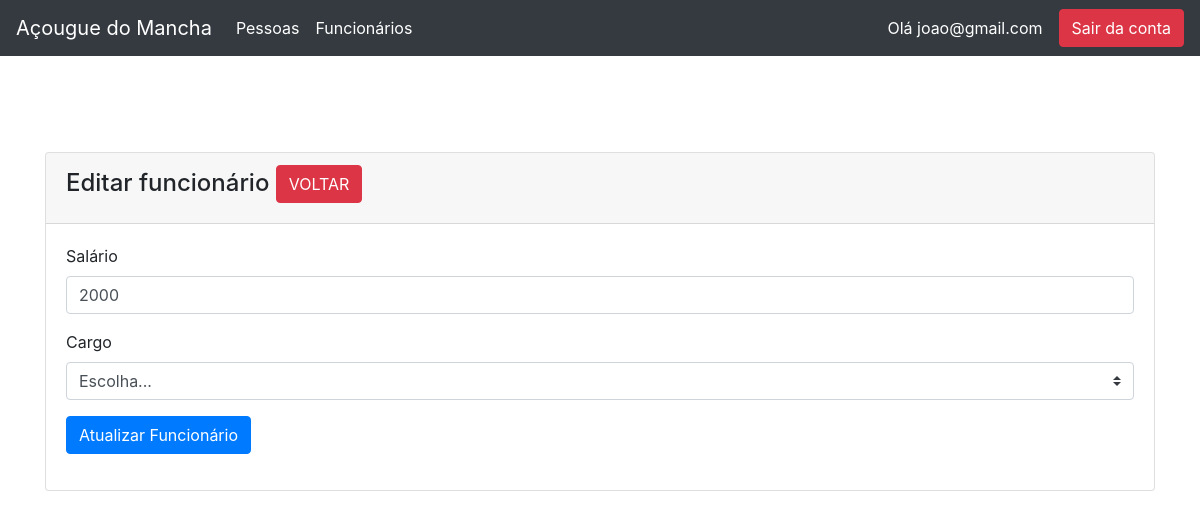
Before: /worker_edit.php?idFuncionario=2 (signed in) with the older database file.
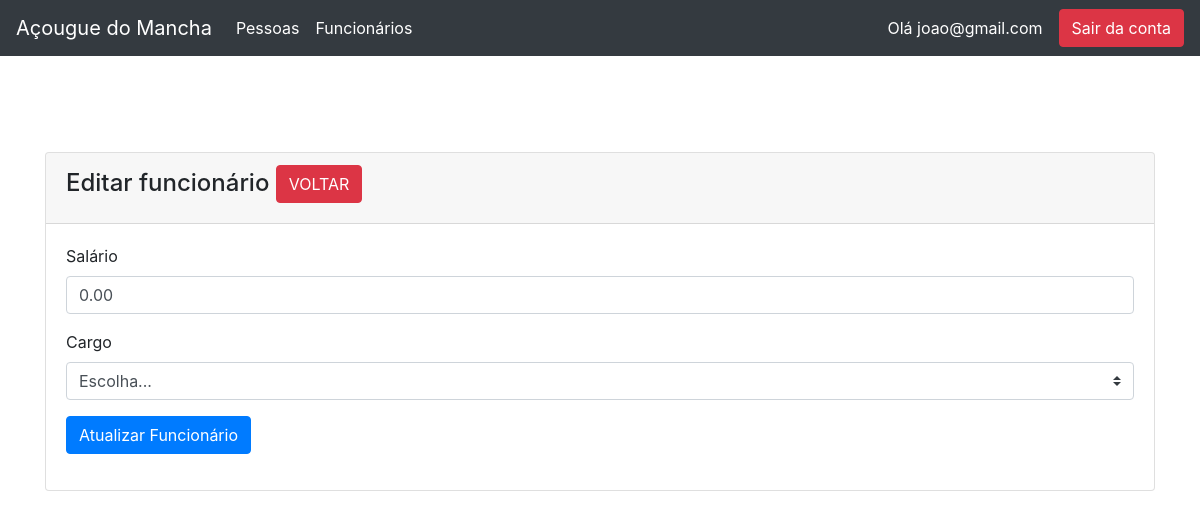
After: the same page with the newer database file.
### tables this page shows
CREATE TABLE `tbfuncionarios` (
  `id` int(11) NOT NULL,
  `idPessoa` int(11) NOT NULL,
  `idCargo` int(11) NOT NULL,
  `salario` decimal(10,2) NOT NULL
);

### worker_edit.php (the view, shortened to what this page needs)
<?php
require 'connection.php';
require_once("topo.php");
?>
<!doctype html>
<html lang="pt-BR">
  <head>
    <link rel="stylesheet" href="https://cdn.jsdelivr.net/npm/bootstrap@4.1.3/dist/css/bootstrap.min.css">
</head>
<body>
    <div class="container mt-5">
        <div class="row">
            <div class="col-md-12">
                <div class="card">
                    <div class="card-header">
                        <h4>Editar funcionário
                            <a href="worker.php" class="btn btn-danger float-end">VOLTAR</a>
                        </h4>
                    </div>
                    <div class="card-body">
                    <?php
                        if(isset($_GET['idFuncionario']))
                        {
                            $tbfuncionarios_id = mysqli_real_escape_string($con, $_GET['idFuncionario']);
                            $query = "SELECT * FROM tbfuncionarios, tbpessoas, tbcargos WHERE tbfuncionarios.id = '$tbfuncionarios_id' AND tbfuncionarios.idPessoa = tbpessoas.id AND tbfuncionarios.idCargo = tbcargos.id";
                            $query_run = mysqli_query($con, $query);
                            if(mysqli_num_rows($query_run) > 0)
                            {
                                $tbfuncionarios = mysqli_fetch_array($query_run);
                                ?>
                                <form action="code.php" method="POST">
                                    <div class="mb-3">
                                        <label>Salário</label>
                                        <input type="text" name="endereco" value="<?=$tbfuncionarios['salario'];?>" class="form-control">
                                    </div>
                                    <div class="mb-3">
                                    <label> Cargo </label>
                        <select class="custom-select" name="cargoid">
                        <option selected>Escolha...</option>
                        </select>
                                    </div>
                                    <div class="mb-3">
                                        <button type="submit" name="update_worker" class="btn btn-primary">
                                            Atualizar Funcionário
                                        </button>
                                    </div>
                                </form>
                                <?php
                            }
                            else
                            {
                                echo "<h4>Nenhum ID encontrado</h4>";
                            }
                        }
                        ?>
                    </div>
                </div>
            </div>
        </div>
    </div>
</body>
</html>

Changed rows visible on the page:
changed tbfuncionarios: endereco "2000" → "0.00"
